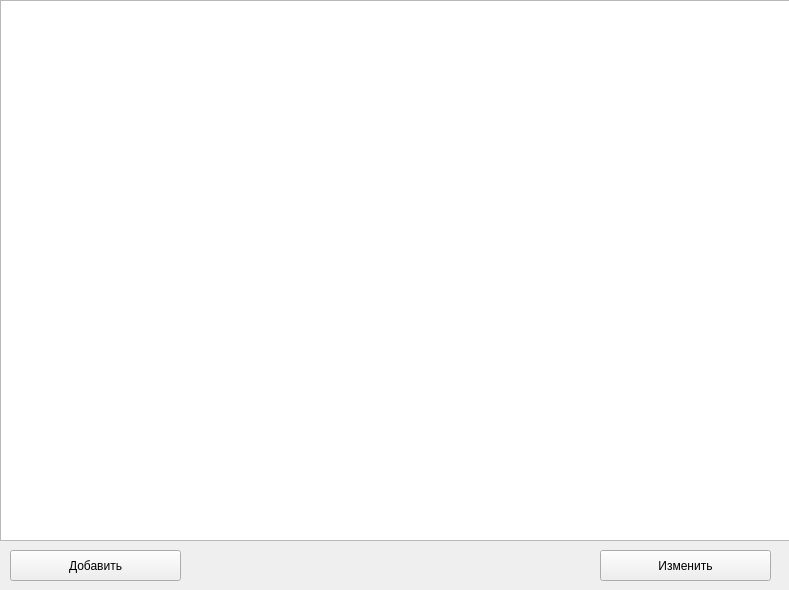
<?xml version="1.0" encoding="UTF-8"?>
<ui version="4.0">
 <class>MainWindow</class>
 <widget class="QMainWindow" name="MainWindow">
  <property name="geometry">
   <rect>
    <x>0</x>
    <y>0</y>
    <width>789</width>
    <height>590</height>
   </rect>
  </property>
  <property name="windowTitle">
   <string>MainWindow</string>
  </property>
  <widget class="QWidget" name="centralwidget">
   <widget class="QTableWidget" name="tableWidget">
    <property name="geometry">
     <rect>
      <x>0</x>
      <y>0</y>
      <width>791</width>
      <height>541</height>
     </rect>
    </property>
   </widget>
   <widget class="QPushButton" name="pushButton">
    <property name="geometry">
     <rect>
      <x>600</x>
      <y>550</y>
      <width>171</width>
      <height>31</height>
     </rect>
    </property>
    <property name="text">
     <string>Изменить</string>
    </property>
   </widget>
   <widget class="QPushButton" name="pushButton_2">
    <property name="geometry">
     <rect>
      <x>10</x>
      <y>550</y>
      <width>171</width>
      <height>31</height>
     </rect>
    </property>
    <property name="text">
     <string>Добавить</string>
    </property>
   </widget>
  </widget>
 </widget>
 <resources/>
 <connections/>
</ui>
